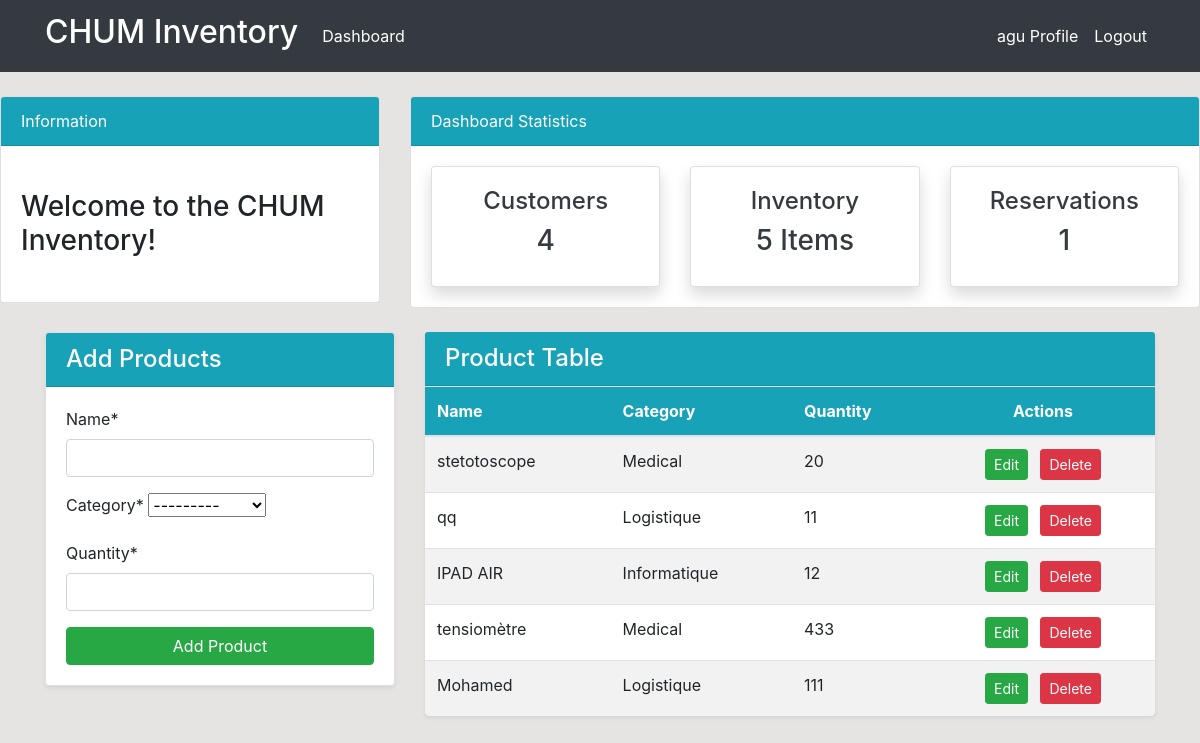
Page /product/ (signed in) on the earlier database version.
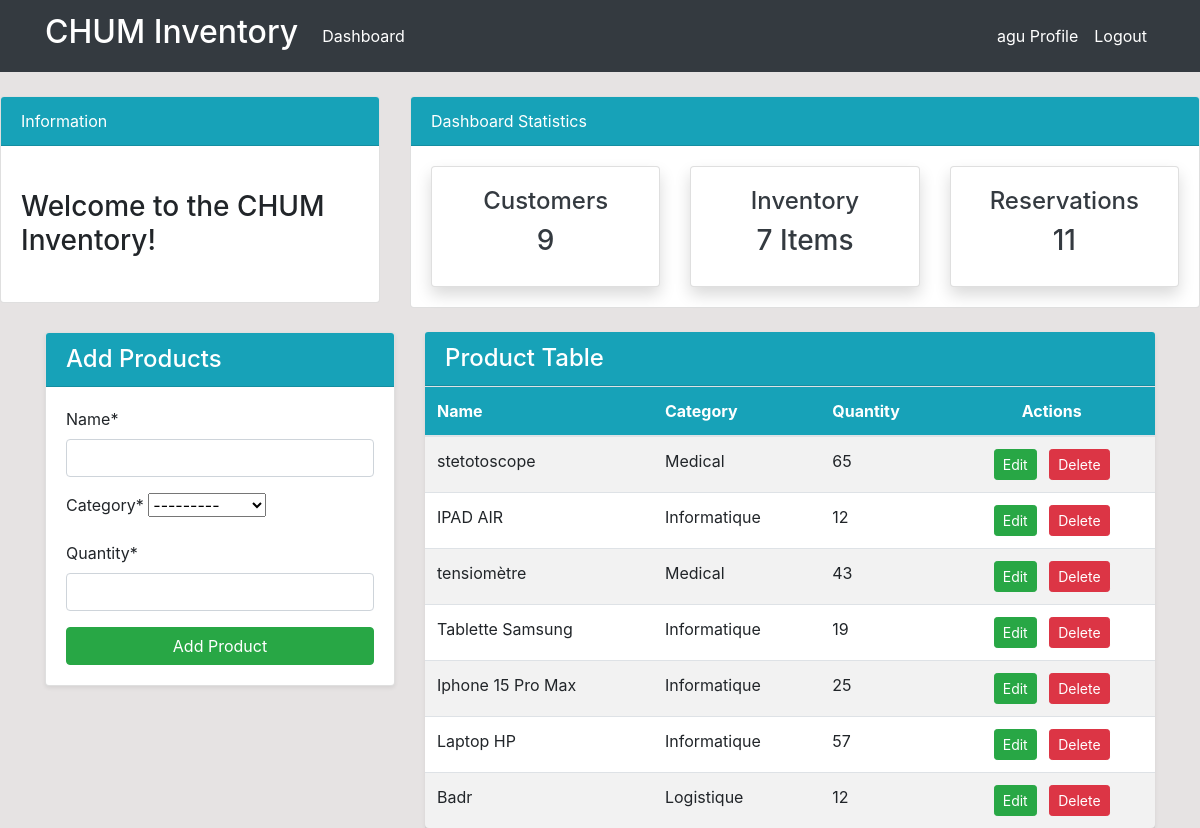
Same page on the later database version.
### dashboard/models.py (models this page shows, shortened)
class Product(models.Model):
    name = models.CharField(max_length=100, null=True)
    category = models.CharField(max_length=20, choices=CATEGORY, null=True)
    quantity = models.PositiveIntegerField(null=True)
    class Meta:
        verbose_name_plural = "CHUM Inventory"

### dashboard/views.py (the view)
# urls.py: path('product/', views.product, name='dashboard-product'),
@login_required
def product(request):
    items = Product.objects.all() # Using ORM
    customer_count = User.objects.all().count()
    order_count = Order.objects.all().count()
    product_count = Product.objects.all().count()
    if request.method == 'POST':
        form = ProductForm(request.POST)
        if form.is_valid():
            form.save()
            return redirect('dashboard-product')
    else:
        form = ProductForm()
    context = {
        'items':items,
        'form': form,
        'customer_count': customer_count,
        'order_count': order_count,
        'product_count': product_count,
    }
    return render(request, 'dashboard/product.html', context)

### dashboard/forms.py
class ProductForm(forms.ModelForm):
    class Meta:
        model = Product
        fields = '__all__'

### templates/dashboard/product.html (shortened to what this page needs)
{% extends 'partials/base.html' %}
{% load crispy_forms_tags %}
{% block content %}
{% include 'partials/topnav.html' %}
<div class="container mt-4">
    <div class="row">
        <div class="col-md-4">
            <div class="card shadow-sm">
                <div class="card-header bg-info text-white">
                    <h4 class="mb-0">Add Products</h4>
                </div>
                <div class="card-body">
                    <form method="POST" onsubmit="handleFormSubmit(event)">
                        {{ form|crispy }}
                        <button class="btn btn-success btn-block" type="submit">Add Product</button>
                    </form>
                </div>
            </div>
        </div>
        <div class="col-md-8">
            <div class="card shadow-sm border-0">
                <div class="card-header bg-info text-white d-flex justify-content-between align-items-center">
                    <h4 class="mb-0">Product Table</h4>
                </div>
                <div class="card-body p-0">
                    <div class="table-responsive">
                        <table class="table table-hover table-striped mb-0">
                            <thead class="bg-info text-white">
                                <tr>
                                    <th scope="col">Name</th>
                                    <th scope="col">Category</th>
                                    <th scope="col">Quantity</th>
                                    <th scope="col" class="text-center">Actions</th>
                                </tr>
                            </thead>
                            <tbody>
                                {% for item in items %}
                                <tr>
                                    <td>{{ item.name }}</td>
                                    <td>{{ item.category }}</td>
                                    <td>{{ item.quantity }}</td>
                                    <td class="text-center">
                                        <a class="btn btn-success btn-sm mx-1" href="{% url 'dashboard-product-update' item.id %}">Edit</a>
                                        <a class="btn btn-danger btn-sm mx-1" href="{% url 'dashboard-product-delete' item.id %}">Delete</a>
                                    </td>
                                </tr>
                                {% endfor %}
                            </tbody>
                        </table>
                    </div>
                </div>
            </div>
        </div>
    </div>
</div>
{% endblock %}

### templates/partials/base.html (shortened to what this page needs)
{% load static %}
<!doctype html>
<html lang="en">
  <head>
    <link rel="stylesheet" href="https://cdn.jsdelivr.net/npm/bootstrap@4.6.2/dist/css/bootstrap.min.css">
    <link rel="stylesheet" href="{% static '/style.css' %}">
  </head>
  <body>
    {% include 'partials/nav.html' %}
    {% block content %}
    {% endblock %}
  </body>
</html>

### templates/partials/nav.html (shortened to what this page needs)
<nav class="navbar navbar-expand-lg navbar-dark bg-dark">
    <div class="container">
        {% if user.is_authenticated %}
        <a class="navbar-brand text-white" href="{% url 'dashboard-index' %}"><h2>CHUM Inventory </h2></a>
        <div class="collapse navbar-collapse" id="navbarSupportedContent">
            <ul class="navbar-nav mr-auto">
                <li class="nav-item active">
                    <a class="nav-link text-white" href="{% url 'dashboard-index' %}">Dashboard </a>
                </li>
            </ul>
            <ul class="navbar-nav ml-auto">
                <li class="nav-item active">
                    <a class="nav-link text-white" href="{% url 'user-profile' %}">{{ user.username }} Profile
                    </a>
                </li>
                <li class="nav-item active">
                    <a class="nav-link text-white" href="#" onclick="event.preventDefault(); document.getElementById('logout-form').submit();">
                        Logout
                    </a>
                </li>
            </ul>
            {% endif %}
        </div>
    </div>
</nav>

### templates/partials/topnav.html (shortened to what this page needs)
<div class="row">
    <div class="col-md-4 mt-4">
        <div class="card">
            <div class="card-header bg-info text-white">
                Information
            </div>
            <div class="card-body">
                <marquee behavior="" direction="">
                    <h3 class="my-4">Welcome to the CHUM Inventory!</h3>
                </marquee>
            </div>
        </div>
    </div>
    <div class="col-md-8 mt-4">
        <div class="card">
            <div class="card-header bg-info text-white">
                Dashboard Statistics
            </div>
            <div class="card-body">
                <div class="row">
                    <div class="col-md-4">
                        <a class="text-decoration-none text-dark" href="{% url 'dashboard-staff' %}">
                            <div class="card my-card shadow">
                                <div class="card-body text-center">
                                    <h4>Customers </h4>
                                    <h3>{{customer_count}}</h3>
                                </div>
                            </div>
                        </a>
                    </div>
                    <div class="col-md-4">
                        <a class="text-decoration-none text-dark" href="{% url 'dashboard-product' %}">
                            <div class="card my-card shadow">
                                <div class="card-body text-center">
                                    <h4>Inventory </h4>
                                    <h3>{{product_count}} Items</h3>
                                </div>
                            </div>
                        </a>
                    </div>
                    <div class="col-md-4">
                        <a class="text-decoration-none text-dark" href="{% url 'dashboard-order' %}">
                            <div class="card my-card shadow">
                                <div class="card-body text-center">
                                    <h4>Reservations </h4>
                                    <h3>{{order_count}}</h3>
                                </div>
                            </div>
                        </a>
                    </div>
                </div>
            </div>
        </div>
    </div>
</div>

### static/style.css (style rules this page uses)
body { background: rgb(230, 227, 227); }

Differences in the rows shown:
removed Product: name "qq", category "Logistique", quantity "11"
removed Product: name "Mohamed", category "Logistique", quantity "111"
changed Product "stetotoscope": quantity "20" → "65"
changed Product "tensiomètre": quantity "433" → "43"
added Product: name "Tablette Samsung", category "Informatique", quantity "19"
added Product: name "Iphone 15 Pro Max", category "Informatique", quantity "25"
added Product: name "Laptop HP", category "Informatique", quantity "57"
added Product: name "Badr", category "Logistique", quantity "12"
Other differences:
{{ customer_count }}: "4" → "9"
{{ product_count }}: "5" → "7"
{{ order_count }}: "1" → "11"
